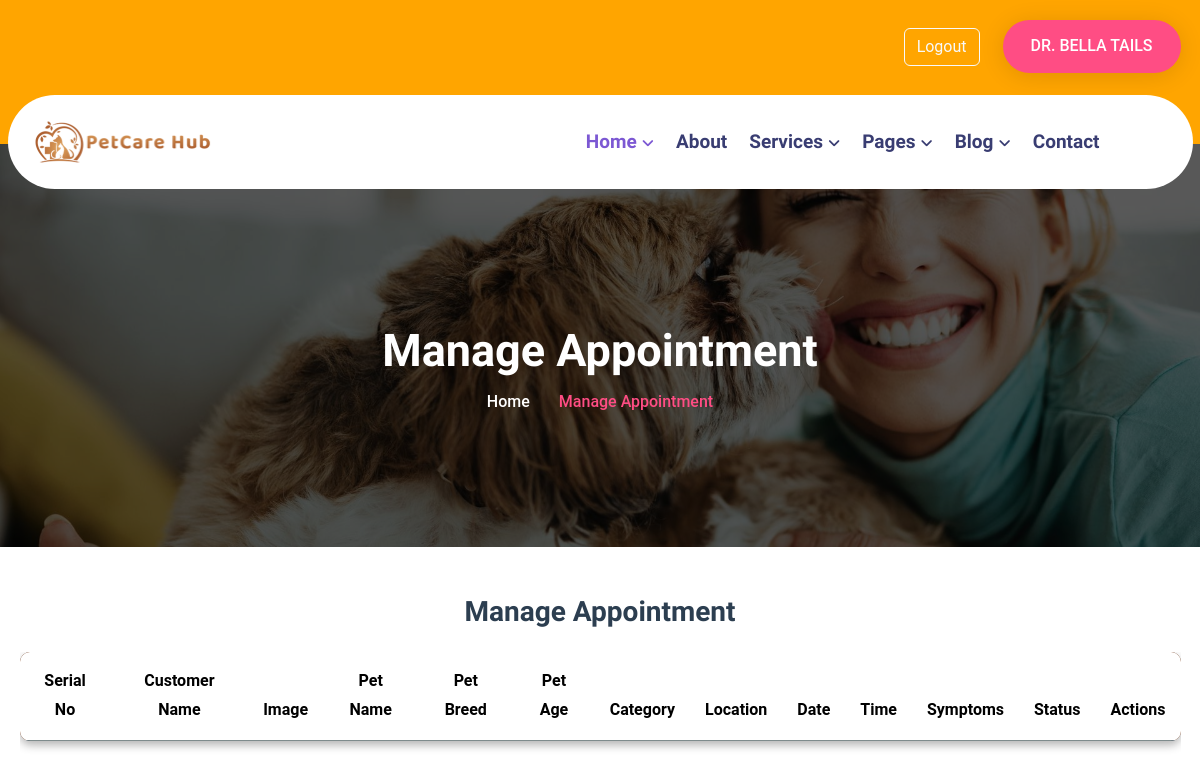
Before: /manageAppoint/ (signed in) with the older database file.
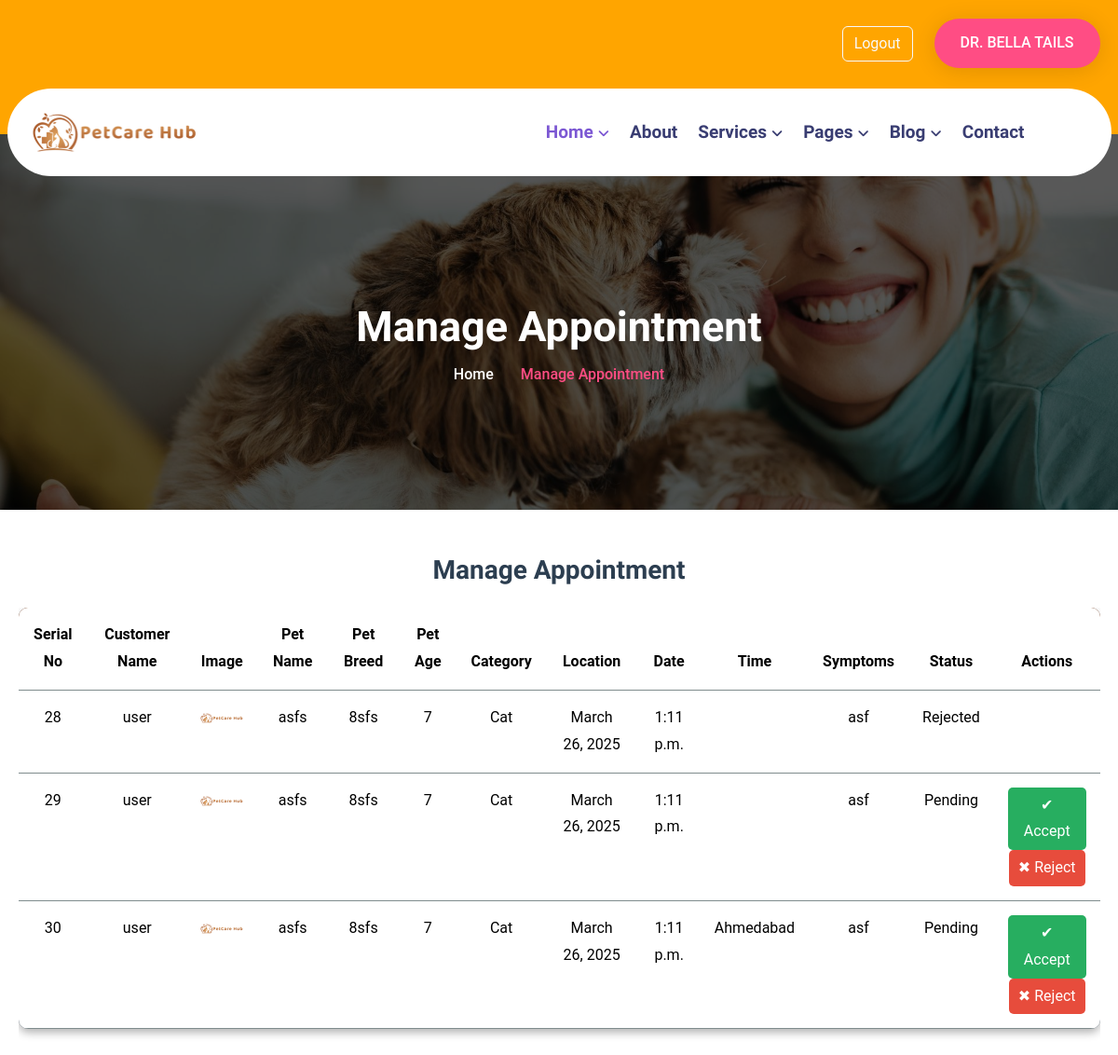
After: the same page with the newer database file.
### myapp/models.py (models this page shows, shortened)
class Appointment(models.Model):
    userid = models.ForeignKey(userRegisterDB,on_delete=models.CASCADE)
    vetid = models.ForeignKey(vetRegisterDB,on_delete=models.CASCADE)
    petname = models.CharField(max_length=30)
    petphoto = models.ImageField(upload_to='photos')
    petCategory = models.ForeignKey(petCategoryDB,on_delete=models.CASCADE)
    breed = models.CharField(max_length=20)
    age = models.IntegerField()
    symptoms = models.CharField(max_length=20)
    status = models.CharField(max_length=30,null=True,default="Pending")
    dateofappo = models.DateField()
    timeofappo = models.TimeField()
    TimeStamp =models.DateTimeField(auto_now=True)
    location = models.TextField(null=True,default="")

class userRegisterDB(models.Model):
    Name = models.CharField(max_length=30)
    Email = models.EmailField()
    Password = models.CharField(max_length=40)
    Address = models.TextField()
    Gender = models.CharField(max_length=10)
    PhoneNo = models.BigIntegerField()
    TimeStamp = models.DateTimeField(auto_now_add=True)
    def __str__(self):
        return self.Name

class petCategoryDB(models.Model):
    petCategory = models.CharField(max_length=20)
    def __str__(self):
        return self.petCategory

### myapp/views.py (the view)
# urls.py: path('manageAppoint/',views.manageAppoint),
def manageAppoint(request):
    vet_id = request.session["vet_log_id"]
    fetchdata = Appointment.objects.filter(vetid=vet_id)
    context = {
        "data" : fetchdata
    }
    return render(request,"manageAppointment.html",context)

### myapp/templates/manageAppointment.html (shortened to what the changed rows need)
<!DOCTYPE html>
<html lang="en">
<head>
    <link rel="stylesheet" href="/static/css/bootstrap.min.css">
    <link rel="stylesheet" href="/static/css/all-fontawesome.min.css">
    <link rel="stylesheet" href="/static/css/icomoon.css">
    <link rel="stylesheet" href="/static/css/animate.min.css">
    <link rel="stylesheet" href="/static/css/magnific-popup.min.css">
    <link rel="stylesheet" href="/static/css/owl.carousel.min.css">
    <link rel="stylesheet" href="/static/css/style.css">
</head>
<body>
    <main class="main">
        <div class="site-breadcrumb" style="background: url(/static/img/breadcrumb/01.jpg)">
            <div class="container">
                <h2 class="breadcrumb-title">Manage Appointment</h2>
            </div>
        </div>
        <div class="container my-5">
            <div class="table-responsive">
                <table class="table custom-table">
                    <thead style="background-color:#ad5f2f;">
                        <tr>
                            <th>Serial No</th>
                            <th>Customer Name</th>
                            <th>Image</th>
                            <th>Pet Name</th>
                            <th>Pet Breed</th>
                            <th>Pet Age</th>
                            <th>Category</th>
                            <th>Location</th>
                            <th>Date</th>
                            <th>Time</th>
                            <th>Symptoms</th>
                            <th>Status</th>
                            <th>Actions</th>
                        </tr>
                    </thead>
                    <tbody>
                    {% for i in data %}
                        <tr>
                            <td> {{i.id }}</td>
                            <td>{{ i.userid }}</td>
                            <td><img src="/media/{{ i.petphoto }}" class="product-img" alt="Pet Image" width="50"></td>
                            <td>{{ i.petname }}</td>
                            <td>{{ i.breed }}</td>
                            <td>{{ i.age }}</td>
                            <td>{{ i.petCategory }} </td>
                            <td>{{ i.dateofappo }}</td>
                            <td>{{ i.timeofappo }}</td>
                            <td>{{ i.location }}</td>
                            <td>{{ i.symptoms }}</td>
                            <td>{{ i.status }}</td>
                            <td>
                                {% if i.status == "Pending" %}
                                <a href="/accept/{{ i.id }}" class="btn-accept">✔ Accept</a>
                                 <a href="/reject/{{ i.id }}" class="btn-reject">✖ Reject</a>
                                {% endif %}
                                                            </td>
                        </tr>
                    {% endfor %}
                    </tbody>
                </table>
            </div>
        </div>
    </main>
</body>
</html>

Changed rows visible on the page:
added Appointment: id "28", userid "user", petphoto (picture), petname "asfs", breed "8sfs", age "7", petCategory "Cat", dateofappo "March 26, 2025", timeofappo "1:11 p.m.", symptoms "asf", status "Rejected"
added Appointment: id "29", userid "user", petphoto (picture), petname "asfs", breed "8sfs", age "7", petCategory "Cat", dateofappo "March 26, 2025", timeofappo "1:11 p.m.", symptoms "asf", status "Pending"
added Appointment: id "30", userid "user", petphoto (picture), petname "asfs", breed "8sfs", age "7", petCategory "Cat", dateofappo "March 26, 2025", timeofappo "1:11 p.m.", location "Ahmedabad", symptoms "asf", status "Pending"
